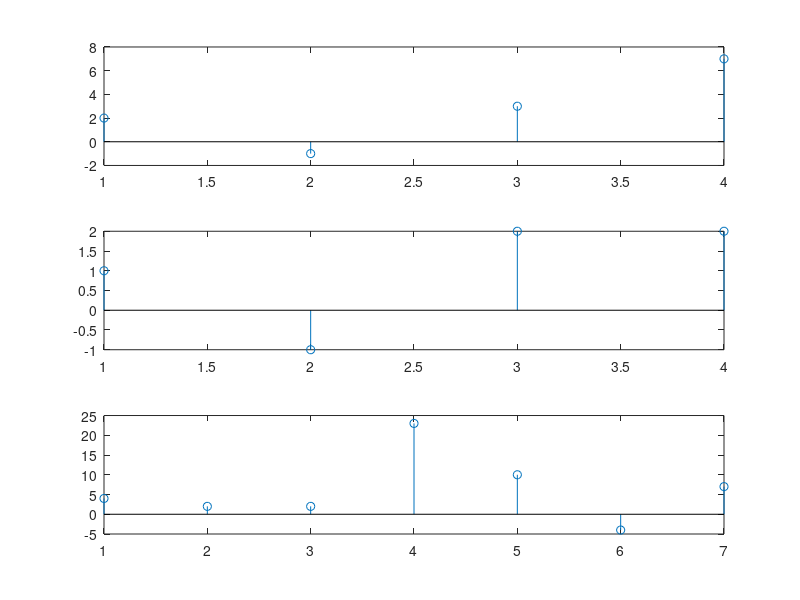

Here is the MATLAB script that generated this plot:
%Cross Corelation
clc;
close all;
clear all;
x = [2, -1, 3, 7];
subplot(311);
stem(x);
h =[1, -1, 2, 2];
subplot(312);
stem(h);
y = xcorr(x,h)
subplot(313)
stem(y);